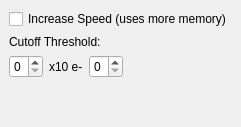
              <widget class="QWidget" name="LargeMoleculesFTC" >
               <layout class="QVBoxLayout" >
                <property name="margin" >
                 <number>9</number>
                </property>
                <property name="spacing" >
                 <number>6</number>
                </property>
                <item>
                 <widget class="QCheckBox" name="ftc_fast" >
                  <property name="text" >
                   <string>Increase Speed (uses more memory)</string>
                  </property>
                 </widget>
                </item>
                <item>
                 <widget class="QLabel" name="label_99" >
                  <property name="text" >
                   <string>Cutoff Threshold:</string>
                  </property>
                 </widget>
                </item>
                <item>
                 <layout class="QHBoxLayout" >
                  <property name="margin" >
                   <number>0</number>
                  </property>
                  <property name="spacing" >
                   <number>6</number>
                  </property>
                  <item>
                   <widget class="QSpinBox" name="ftc_class_thresh_mult" >
                    <property name="sizePolicy" >
                     <sizepolicy>
                      <hsizetype>0</hsizetype>
                      <vsizetype>0</vsizetype>
                      <horstretch>0</horstretch>
                      <verstretch>0</verstretch>
                     </sizepolicy>
                    </property>
                    <property name="maximum" >
                     <number>9</number>
                    </property>
                   </widget>
                  </item>
                  <item>
                   <widget class="QLabel" name="label_100" >
                    <property name="text" >
                     <string>x10 e-</string>
                    </property>
                   </widget>
                  </item>
                  <item>
                   <widget class="QSpinBox" name="ftc_class_thresh_order" >
                    <property name="sizePolicy" >
                     <sizepolicy>
                      <hsizetype>0</hsizetype>
                      <vsizetype>0</vsizetype>
                      <horstretch>0</horstretch>
                      <verstretch>0</verstretch>
                     </sizepolicy>
                    </property>
                    <property name="maximum" >
                     <number>9</number>
                    </property>
                   </widget>
                  </item>
                  <item>
                   <spacer>
                    <property name="orientation" >
                     <enum>Qt::Horizontal</enum>
                    </property>
                    <property name="sizeHint" >
                     <size>
                      <width>40</width>
                      <height>20</height>
                     </size>
                    </property>
                   </spacer>
                  </item>
                 </layout>
                </item>
                <item>
                 <spacer>
                  <property name="orientation" >
                   <enum>Qt::Vertical</enum>
                  </property>
                  <property name="sizeHint" >
                   <size>
                    <width>20</width>
                    <height>40</height>
                   </size>
                  </property>
                 </spacer>
                </item>
               </layout>
              </widget>
